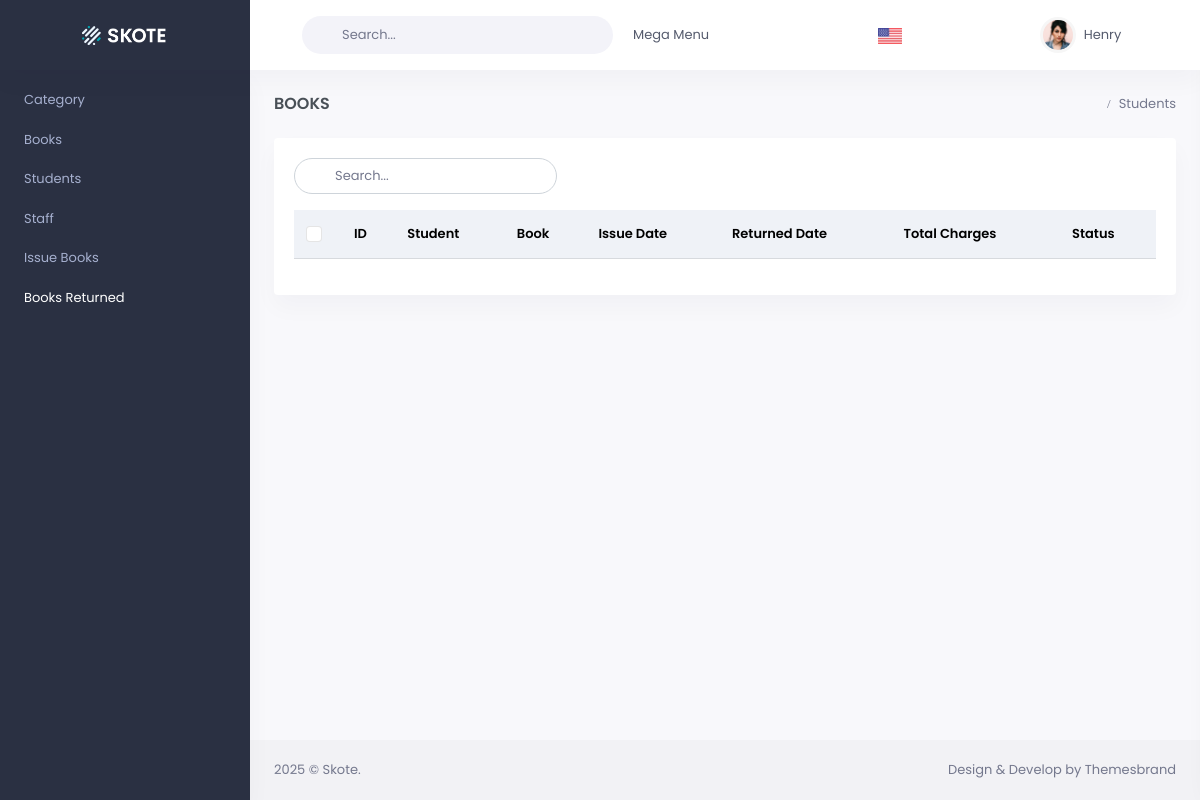
/returnbook-page/, run on an earlier commit of the app's database.
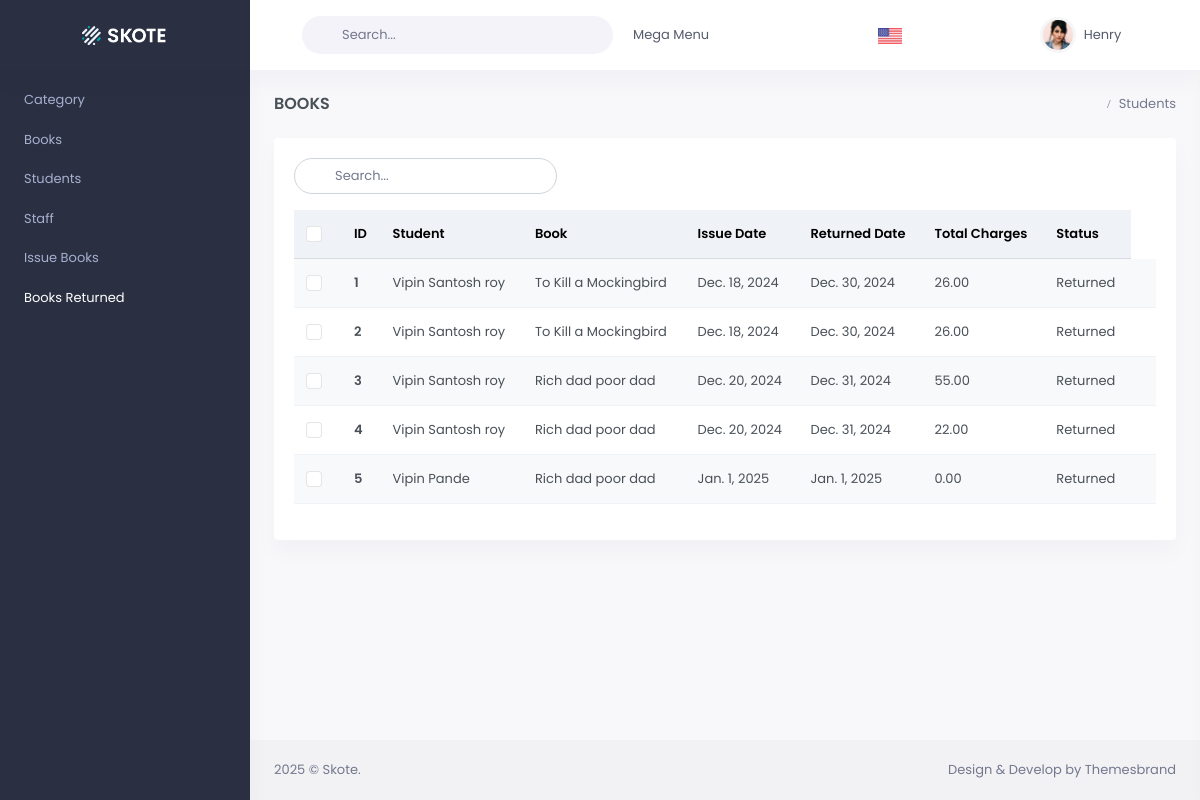
And on a later commit of the database.
### Page/models.py (models this page shows)
class BookReturned(models.Model):
    student = models.ForeignKey(Person, on_delete=models.CASCADE, verbose_name = "Student Name")
    book = models.ForeignKey(Book, on_delete=models.CASCADE, verbose_name= "Issue Books")
    total_charges = models.DecimalField(max_digits=5, decimal_places=2, verbose_name="Total Charges")
    issue_date = models.DateField()
    returned_date = models.DateField()
    staff = models.ForeignKey(Stuff, on_delete=models.CASCADE, verbose_name="Staff")
    status = models.CharField(max_length=100, default="Pending", verbose_name="Status")

class Person(models.Model):
    name = models.CharField(max_length=50, verbose_name="Full Name")
    mobile = models.CharField(max_length=10, verbose_name="Mobile Number")
    email = models.EmailField(max_length=254, unique=True, verbose_name="Email Address")
    password = models.CharField(max_length=128, verbose_name="Password")
    address = models.TextField(verbose_name="Address", default="Default Address")  # Added default value
    birthdate = models.DateField(verbose_name="Date of Birth", default=date(2000,1,1))  # Added default value

class Book(models.Model):
    id = models.AutoField(primary_key=True)
    title = models.CharField(max_length=100, verbose_name="Title")
    author = models.CharField(max_length=50, verbose_name="Author")
    category = models.ForeignKey(Category, on_delete=models.CASCADE, verbose_name="Category")
    price = models.DecimalField(max_digits=5, decimal_places=2, verbose_name="Price")
    date_added = models.DateField(default=date.today, verbose_name="Date Added")

### Page/views.py (the view)
# urls.py: path('returnbook-page/', views.returnbook_page, name = 'returnbook_page'),
def returnbook_page(request):
    return_book = BookReturned.objects.all()
    return render(request, 'return-status.html', {'return_book':return_book})

### templates/return-status.html (shortened to what the changed rows need)
{% extends "layouts/base.html" %} {% load static %}
{% block content %}
<body>
    <div class="main-content">
        <div class="page-content">
            <div class="container-fluid">
                <div class="row">
                    <div class="col-12">
                        <div class="card">
                            <div class="card-body">
                                <div class="table-responsive">
                                    <div id="searchResultsContainer">
                                        <table class="table align-middle table-striped">
                                            <thead class="table-light">
                                                <tr>
                                                    <th style="width: 20px" class="align-middle">
                                                        <div class="form-check font-size-16">
                                                            <input class="form-check-input" type="checkbox"
                                                                id="checkAll" />
                                                        </div>
                                                    </th>
                                                    <th class="align-middle">ID</th>
                                                    <th class="align-middle">Student</th>
                                                    <th class="align-middle">Book</th>
                                                    <th class="align-middle">Issue Date</th>
                                                    <th class="align-middle">Returned Date</th>
                                                    <th class="align-middle">Total Charges</th>
                                                    <th class="align-middle">Status</th>
                                                </tr>
                                            </thead>
                                            <tbody>
                                                {% for return_book in return_book %}
                                                <tr>
                                                    <td>
                                                        <div class="form-check font-size-16">
                                                            <input class="form-check-input" type="checkbox"
                                                                id="orderidcheck09" />
                                                        </div>
                                                    </td>
                                                    <td>
                                                        <a href="javascript: void(0);"
                                                            class="text-body fw-bold">{{return_book.id}}</a>
                                                    </td>
                                                    <td>{{return_book.student.name}}</td>
                                                    <td>{{ return_book.book.title }}</td>
                                                    <td id="issueDate-{{ return_book.id }}">{{ return_book.issue_date }}
                                                    </td>
                                                    <td id="endDate-{{ return_book.id }}">{{ return_book.returned_date}}</td>
                                                    <td id="total_charges-{{ return_book.total_charges }}">
                                                        {{return_book.total_charges }}</td>
                                                    <td>{{return_book.status}}
                                                    </td>
                                                    <td>
                                                    </td>
                                                </tr>
                                                {% endfor %}
                                            </tbody>
                                        </table>
                                    </div>
                                </div>
                            </div>
                        </div>
                    </div>
                </div>
            </div>
        </div>
    </div>
</body>
{% endblock %}

What changed in the data, as far as the page shows it:
added BookReturned: id "1", student.name "Vipin Santosh roy", book "To Kill a Mockingbird", issue_date "Dec. 18, 2024", returned_date "Dec. 30, 2024", total_charges "26.00", status "Returned"
added BookReturned: id "2", student.name "Vipin Santosh roy", book "To Kill a Mockingbird", issue_date "Dec. 18, 2024", returned_date "Dec. 30, 2024", total_charges "26.00", status "Returned"
added BookReturned: id "3", student.name "Vipin Santosh roy", book "Rich dad poor dad", issue_date "Dec. 20, 2024", returned_date "Dec. 31, 2024", total_charges "55.00", status "Returned"
added BookReturned: id "4", student.name "Vipin Santosh roy", book "Rich dad poor dad", issue_date "Dec. 20, 2024", returned_date "Dec. 31, 2024", total_charges "22.00", status "Returned"
added BookReturned: id "5", student.name "Vipin Pande", book "Rich dad poor dad", issue_date "Jan. 1, 2025", returned_date "Jan. 1, 2025", total_charges "0.00", status "Returned"
